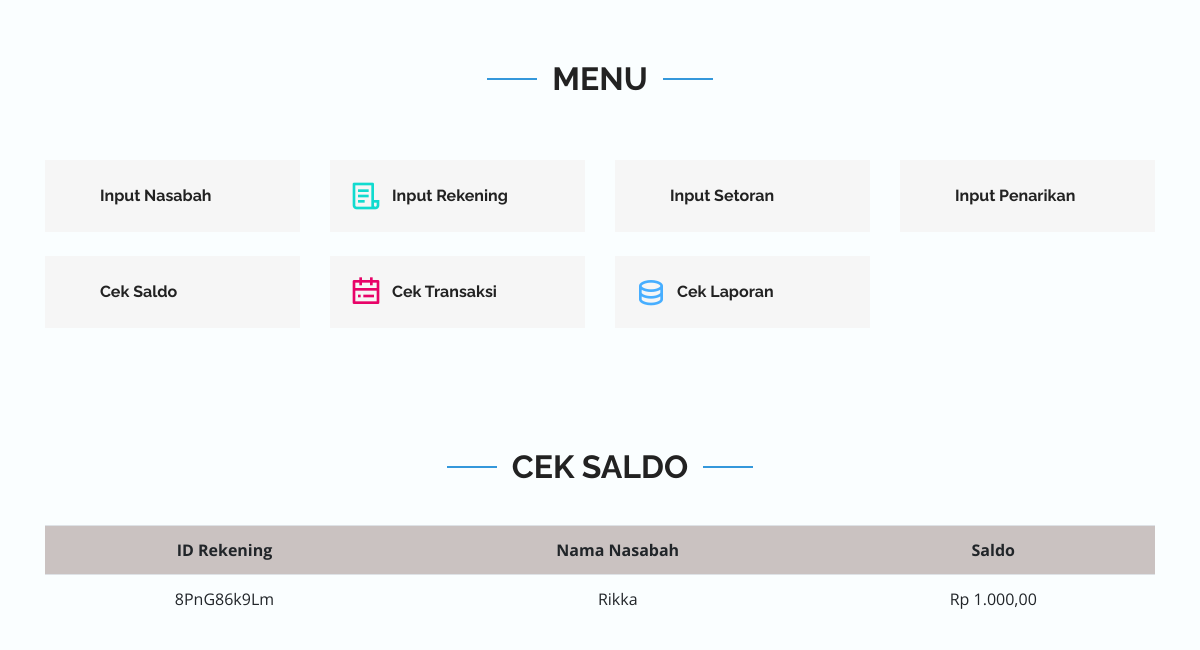
/pages/report_saldo.php?rek=8PnG86k9Lm, run on the app's committed database.
### tables this page shows
CREATE TABLE `rekening` (
  `id_rekening` varchar(50) NOT NULL,
  `id_nasabah` varchar(200) NOT NULL,
  `saldo` int(100) NOT NULL
);

CREATE TABLE `nasabah` (
  `id_nasabah` varchar(50) NOT NULL,
  `nama_nasabah` varchar(200) NOT NULL,
  `alamat_nasabah` varchar(100) NOT NULL,
  `tlp_nasabah` int(150) NOT NULL
);

### pages/report_saldo.php (the view, shortened to what this page needs)
<?php
function rupiah($angka){
  $hasil_rupiah = "Rp " . number_format($angka,2,',','.');
  return $hasil_rupiah;
}
?>
<!DOCTYPE html>
<html lang="en">
<head>
  <link href="../assets/vendor/bootstrap/css/bootstrap.min.css" rel="stylesheet">
  <link href="../assets/vendor/icofont/icofont.min.css" rel="stylesheet">
  <link href="../assets/vendor/remixicon/remixicon.css" rel="stylesheet">
  <link href="../assets/vendor/boxicons/css/boxicons.min.css" rel="stylesheet">
  <link href="../assets/vendor/owl.carousel/assets/owl.carousel.min.css" rel="stylesheet">
  <link href="../assets/vendor/venobox/venobox.css" rel="stylesheet">
  <link href="../assets/vendor/aos/aos.css" rel="stylesheet">
  <link href="../assets/css/style.css" rel="stylesheet">
</head>
<body style="background-color: #fafeff">
  <main id="main">
    <section id="features" class="features">
      <div class="container">
        <a href="../index.php">
          <div class="section-title" data-aos="fade-up">
            <h2>Menu</h2>
          </div>
        </a>
        <div class="row" data-aos="fade-up" data-aos-delay="300">
          <div class="col-lg-3 col-md-4 mt-4">
            <div class="icon-box">
              <i class="icofont-business-man-alt-1"></i>
              <h3><a href="nasabah.php">Input Nasabah</a></h3>
            </div>
          </div>
          <div class="col-lg-3 col-md-4 mt-4">
            <div class="icon-box">
              <i class="ri-file-list-3-line" style="color: #11dbcf;"></i>
              <h3><a href="rekening.php">Input Rekening</a></h3>
            </div>
          </div>
          <div class="col-lg-3 col-md-4 mt-4">
            <div class="icon-box">
              <i class="icofont-clip-board" style="color: green"></i>
              <h3><a href="setoran.php">Input Setoran</a></h3>
            </div>
          </div>
          <div class="col-lg-3 col-md-4 mt-4">
            <div class="icon-box">
              <i class="icofont-money" style="color: red"></i>
              <h3><a href="penarikan.php">Input Penarikan</a></h3>
            </div>
          </div>
          <div class="col-lg-3 col-md-4 mt-4">
            <div class="icon-box">
              <i class="icofont-paper" style="color: blue"></i>
              <h3><a href="saldo.php">Cek Saldo</a></h3>
            </div>
          </div>
          <div class="col-lg-3 col-md-4 mt-4">
            <div class="icon-box">
              <i class="ri-calendar-todo-line" style="color: #e80368;"></i>
              <h3><a href="transaksi.php">Cek Transaksi</a></h3>
            </div>
          </div>
          <div class="col-lg-3 col-md-4 mt-4">
            <div class="icon-box">
              <i class="ri-database-2-line" style="color: #47aeff;"></i>
              <h3><a href="laporan.php">Cek Laporan</a></h3>
            </div>
          </div>
        </div>
      </div>
    </section>
    <section id="features" class="features">
      <div class="container">
        <div class="section-title" data-aos="fade-up">
          <h2>Cek Saldo</h2>
        </div>
        <div class="row">
          <div class="col-md-12" data-aos="fade-up" data-aos-delay="300">
            <table class="table">
              <tbody>
                <tr style="background-color: #CAC2C1">
                  <td scope="col" align="center"><b>ID Rekening</b></td>
                  <td scope="col" align="center"><b>Nama Nasabah</b></td>
                  <td scope="col" align="center"><b>Saldo</b></td>
                </tr>
              <?php
                include '../koneksi.php';
                $get_id = $_GET['rek'];
                $perintah = "SELECT id_rekening, nama_nasabah, saldo FROM rekening INNER JOIN nasabah ON rekening.id_nasabah = nasabah.id_nasabah WHERE id_rekening = '$get_id'";
                $query = mysqli_query($conn,$perintah);
                while($data = mysqli_fetch_array($query))
                {
              ?>
                <tr>
                  <td align="center"><?php echo $data['id_rekening'] ?></td>
                  <td align="center"><?php echo $data['nama_nasabah'] ?></td>
                  <td align="center"><?php echo rupiah($data['saldo']) ?></td>
                </tr>
              </tbody>
              <?php
                }
              ?>
            </table>
          </div>
        </div>
      </div>
    </section>
  </main>
</body>
</html>

### assets/css/style.css (style rules this page uses)
body { font-family: "Open Sans", sans-serif; color: #444444; }
a { color: #3498db; }
h1, h2, h3, h4, h5, h6 { font-family: "Raleway", sans-serif; }
section { padding: 60px 0; overflow: hidden; }
.section-title { text-align: center; padding-bottom: 30px; }
.section-title h2 { font-size: 32px; font-weight: bold; text-transform: uppercase; position: relative; color: #222222; }
.section-title h2::before, .section-title h2::after { content: ''; width: 50px; height: 2px; background: #3498db; display: inline-block; }
.section-title h2::before { margin: 0 15px 10px 0; }
.section-title h2::after { margin: 0 0 10px 15px; }
.features .icon-box { display: flex; align-items: center; padding: 20px; background: #f6f6f6; transition: ease-in-out 0.3s; }
.features .icon-box i { font-size: 32px; padding-right: 10px; line-height: 1; }
.features .icon-box h3 { font-weight: 700; margin: 0; padding: 0; line-height: 1; font-size: 16px; }
.features .icon-box h3 a { color: #222222; transition: ease-in-out 0.3s; }

### data on the page
rekening: id_rekening "8PnG86k9Lm", id_nasabah.nama_nasabah "Rikka", saldo "Rp 1.000,00"
